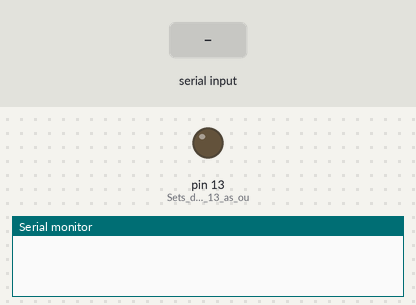
Recording of a sketch running on a simulated Arduino Uno, built with avr-gcc and run on an emulated ATmega328P. Parts: output pins drawn as LEDs (lit = HIGH), the last lines printed to the serial monitor. Inputs (shaded band) come from the test bench. EEPROM starts erased.

Above: at 1.2 s.
1.3 s: "1\n" received over Serial
At 2.5 s:
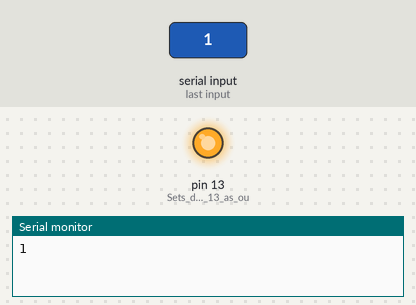
2.8 s: "0\n" received over Serial
At 3.7 s:
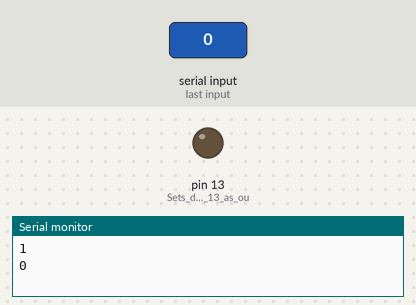
Timing chart, 0 to 5.8 s (numbered marks = the images above; inputs shaded):
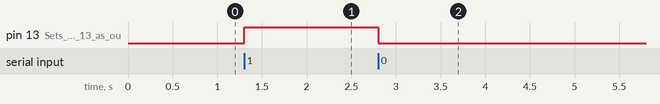

The sketch:

Bluetooth_LED_StaticData.ino
```cpp
#include <EEPROM.h>


char data = 0;                //Variable for storing received data
#define LED_ADDRESS 0         // using EEPROM address 0 as storage destination
int iLedState = 2;            // set to a value which will never be used to signify
                              // update required during first pass
void setup()
{
  Serial.begin(9600);         //Sets the data rate in bits per second (baud) for serial data transmission
  pinMode(13, OUTPUT);        //Sets digital pin 13 as output pin
  iLedState = EEPROM.read(LED_ADDRESS);  // get previously stored LED state and set LED accordingly
  if(iLedState == 1)
    digitalWrite(13, HIGH);
  else if(iLedState == 0)
    digitalWrite(13, LOW);

}
void loop()
{
  if(Serial.available() > 0)  // Send data only when you receive data:
  {
    data = Serial.read();      //Read the incoming data and store it into variable data
    Serial.print(data);        //Print Value inside data in Serial monitor
    Serial.print("\n");        //New line

    if(data == '1')            //Checks whether value of data is equal to 1
    {
      digitalWrite(13, HIGH);  //If value is 1 then LED turns ON
      EEPROM.update(LED_ADDRESS, 1);
    }
    else if(data == '0')       //Checks whether value of data is equal to 0
    {
      digitalWrite(13, LOW);   //If value is 0 then LED turns OFF
      EEPROM.update(LED_ADDRESS, 0);
    }

  }

}
```

Measured:
- after the input at 1.3 s, pin 13 (Sets_digital_pin_13_as_ou): LOW → HIGH at once
- after the input at 2.8 s, pin 13 (Sets_digital_pin_13_as_ou): HIGH → LOW at once
